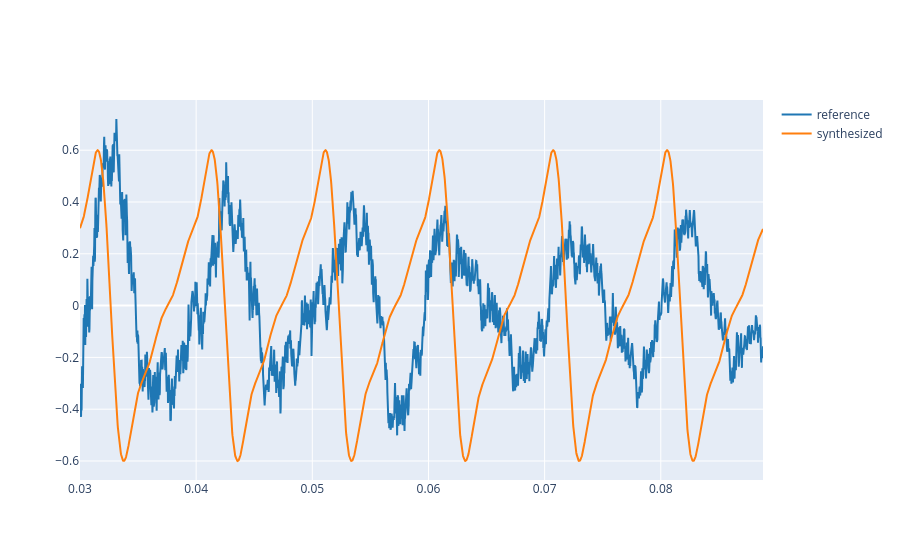

The notebook cell this image was saved under:
### Markdown cell above
3.2. Now, define a harmonic signal, `y` whose fundamental frequency is the one defined in Lab 1. Go step by step adding a new harmonic in each step. Plot both signals (the reference and the synthesized) and try to reproduce the shape of the reference signal. Play both sounds and compare them carefully.

**Note 1**: in order to have a similar shape, we need to select the amplitudes and phases carefully. One way to do this is to define the harmonic signal as follows:

$$y(t) = \sum_{k=1}^K A_k\cos\left(2\pi kf_0 t + k \phi - (k-1)\pi/2 \right), $$

where $K$ is the number of harmonics, $f_0$ is the fundamental frequency, $A_k$ is the amplitude (weight) of each harmonic and $\phi$ is the phase of the signal (defined in Lab1 Ex 2.4).

**Note 2**:
Define the $A_k$ values relative to the fundamental frequency. This means to define $A_1=1$ and the others less than 1. You can use Audacity to plot the spectrum of the fragment selected of the reference audio and measure the relative amplitudes of the harmonics.

**Note 3**: Normalize the amplitude of the signal by the same amplitude of the reference. For instance, if the amplitude of the reference signal is 0.33, you can normalize the syntesized signal by first dividing by its maximum and then multiplyng by 0.33:

```
y = 0.33 * y / np.amax(y)
```

### Code cell
f0 = 102.0
T = 1.0 / f0
phi = -0.5
duration = len(ref) / fs
t = np.arange(0, duration, 1.0/fs)

# Harmonic relative weights (A1 = 1.0)
A_k = [1.0, 0.5, 0.25, 0.12]

y = np.zeros_like(t)

# Sum harmonics according to Note 1 formula
for k, A in enumerate(A_k, start=1):
    y += A * np.cos(2 * np.pi * k * f0 * t + k * phi - (k - 1) * np.pi / 2)

# Normalize amplitude to match reference peak (~0.6) as shown in Note 3
y_syn = 0.6 * y / np.amax(np.abs(y))

# Plot overlay for 6 stable periods
plot_signals([ref, y_syn], fs, t_start=t_start, t_end=t_end, name=['reference', 'synthesized'])

# Audio player for synthesized sound
Audio(y_syn, rate=fs)

### Figure 1 — Plotly figure (JSON) as saved in the notebook; plotly's stock layout.template omitted (floating-point values rounded to 4 significant figures; data arrays with more than 128 entries replaced by an {"elided": "..."} marker saying what was removed)
{"data": [{"line": {"color": "#1f77b4", "shape": "linear"}, "mode": "lines", "name": "reference", "type": "scatter", "x": {"elided": "2594 float values"}, "y": {"elided": "2594 float values"}}, {"line": {"color": "#ff7f0e", "shape": "linear"}, "mode": "lines", "name": "synthesized", "type": "scatter", "x": {"elided": "2594 float values"}, "y": {"elided": "2594 float values"}}], "layout": {}}
